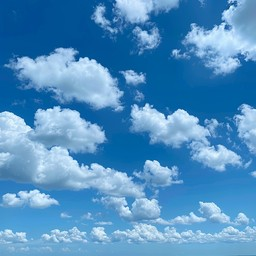
#> input picture old_lessons/Sky.jpg, 256 x 256 px
$ python prg68_.py
#> lines starting #> are read from the running program, lines starting #| are printed output that depends on the picture
# Доп. библиотека PIL (pillow)
from PIL import ImageDraw, Image

# создаем и рисуем original.jpg
# холст
canvas = Image.new("RGB", (200, 200), (255, 255, 255))
#> canvas: PIL image 200x200 RGB; every value is 255

# создаём рисовальщик
draw = ImageDraw.Draw(canvas)

draw.line((0, 0, 200, 200), fill=(244, 0, 0), width=3)

# canvas.save('line.png', 'PNG')
# рисуем прямоугольник
draw.rectangle((0, 0, 50, 50), (0, 0, 255), outline=(255, 200, 100), width=4)

canvas.save('line_rest.png', 'PNG')
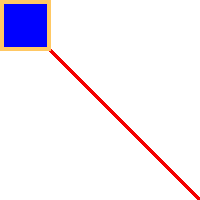
#> saved as line_rest.png: PIL image 200x200 RGB; mean R, G, B 243, 237.4, 247.3

try:
    canvas_1 = Image.open('Sky.jpg')
#> canvas_1 is the input picture: PIL image 256x256 RGB; mean R, G, B 80.8, 144.5, 194.4
except FileNotFoundError:
    print('Файл не найден')
crop = canvas_1.crop((0, 0, 200, 200))
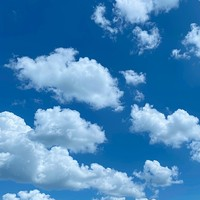
#> crop: PIL image 200x200 RGB; mean R, G, B 71.3, 135.5, 187
crop.save('canvas_1.jpg')

draw.rectangle((0, 0, 200, 200), fill=None, outline=(0, 0, 0), width=10)
draw.line((100,0, 100,200), fill=(0, 0, 0), width=10)
draw.line((0,100, 200,100), fill=(0, 0, 0), width=10)
canvas_1.save('canvas_2.jpg')

"""
# рисуем полигон (треугольник)
draw.polygon(xy=
             ((200,200),
             (150,200),
             (200,150)), fill='red')
canvas.save('canvas_poli.jpg')
"""
